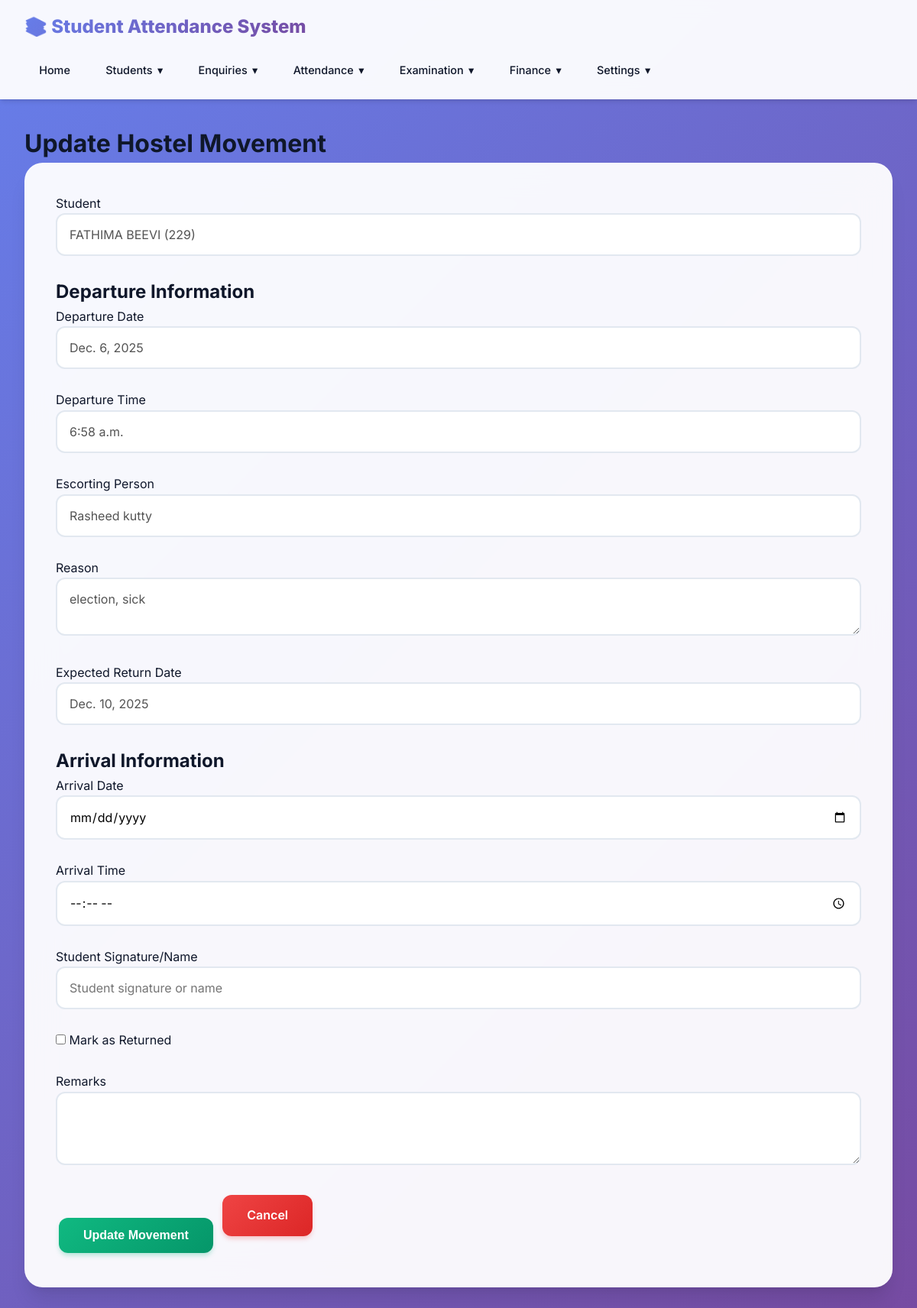
The app's page /hostel-movements/2/update/ with its own data.
### students/models.py (models this page shows, shortened)
class HostelMovement(models.Model):
    student = models.ForeignKey(Student, on_delete=models.CASCADE, related_name='hostel_movements',
                                limit_choices_to={'student_type': 'hostel'})
    departure_date = models.DateField()
    departure_time = models.TimeField()
    escorting_person = models.CharField(max_length=200)
    reason = models.TextField()
    expected_return_date = models.DateField(null=True, blank=True)
    arrival_date = models.DateField(null=True, blank=True)
    arrival_time = models.TimeField(null=True, blank=True)
    sign = models.CharField(max_length=200, blank=True)  # Student signature or name
    is_returned = models.BooleanField(default=False)
    remarks = models.TextField(blank=True)
    created_at = models.DateTimeField(auto_now_add=True)
    updated_at = models.DateTimeField(auto_now=True)
    class Meta:
        ordering = ['-departure_date', '-departure_time']
        indexes = [
            models.Index(fields=['student', 'departure_date']),
            models.Index(fields=['is_returned']),
        ]

class Student(models.Model):
    STUDENT_TYPE_CHOICES = [
        ('hostel', 'Hostel'),
        ('day_scholar', 'Day Scholar'),
    ]
    student_id = models.CharField(max_length=50, unique=True)
    first_name = models.CharField(max_length=100)
    last_name = models.CharField(max_length=100)
    student_type = models.CharField(max_length=20, choices=STUDENT_TYPE_CHOICES, default='day_scholar')
    email = models.EmailField(blank=True)
    phone = models.CharField(max_length=20, blank=True)
    address = models.TextField(blank=True)
    created_at = models.DateTimeField(auto_now_add=True)
    updated_at = models.DateTimeField(auto_now=True)
    is_active = models.BooleanField(default=True)
    class Meta:
        ordering = ['last_name', 'first_name']
    @property
    def full_name(self):
        return f"{self.first_name} {self.last_name}"

### students/views.py (the view, shortened to what this page needs)
# urls.py: path('hostel-movements/<int:pk>/update/', views.hostel_movement_update, name='hostel_movement_update'),
def hostel_movement_update(request, pk):
    movement = get_object_or_404(HostelMovement, pk=pk)
    context = {'movement': movement}
    return render(request, 'students/hostel_movement_update.html', context)

### students/templates/students/hostel_movement_update.html (shortened to what this page needs)
{% extends 'students/base.html' %}
{% block content %}
<h1>Update Hostel Movement</h1>
<div class="card">
    <form method="post">
        <div class="form-group">
            <label>Student</label>
            <input type="text" value="{{ movement.student.full_name }} ({{ movement.student.student_id }})" disabled>
        </div>
        <h2>Departure Information</h2>
        <div class="form-row">
            <div class="form-group">
                <label>Departure Date</label>
                <input type="text" value="{{ movement.departure_date }}" disabled>
            </div>
            <div class="form-group">
                <label>Departure Time</label>
                <input type="text" value="{{ movement.departure_time }}" disabled>
            </div>
        </div>
        <div class="form-group">
            <label>Escorting Person</label>
            <input type="text" value="{{ movement.escorting_person }}" disabled>
        </div>
        <div class="form-group">
            <label>Reason</label>
            <textarea disabled>{{ movement.reason }}</textarea>
        </div>
        <div class="form-group">
            <label>Expected Return Date</label>
            <input type="text" value="{{ movement.expected_return_date|default:'-' }}" disabled>
        </div>
        <h2>Arrival Information</h2>
        <div class="form-row">
            <div class="form-group">
                <label>Arrival Date</label>
                <input type="date" name="arrival_date" value="{{ movement.arrival_date|date:'Y-m-d'|default:'' }}">
            </div>
            <div class="form-group">
                <label>Arrival Time</label>
                <input type="time" name="arrival_time" value="{{ movement.arrival_time|time:'H:i'|default:'' }}">
            </div>
        </div>
        <div class="form-group">
            <label>Student Signature/Name</label>
            <input type="text" name="sign" value="{{ movement.sign }}" placeholder="Student signature or name">
        </div>
        <div class="form-group">
            <label>
                <input type="checkbox" name="is_returned" {% if movement.is_returned %}checked{% endif %}>
                Mark as Returned
            </label>
        </div>
        <div class="form-group">
            <label>Remarks</label>
            <textarea name="remarks" rows="3">{{ movement.remarks }}</textarea>
        </div>
        <button type="submit" class="btn btn-success">Update Movement</button>
        <a href="{% url 'students:hostel_movement_list' %}" class="btn btn-danger">Cancel</a>
    </form>
</div>
{% endblock %}

### students/templates/students/base.html (style rules this page uses)
* { margin: 0; padding: 0; box-sizing: border-box; }
:root { --primary: #6366f1; --primary-dark: #4f46e5; --primary-light: #818cf8; --secondary: #ec4899; --accent: #8b5cf6; --success: #10b981; --danger: #ef4444; --warning: #f59e0b; --dark: #0f172a; --dark-secondary: #1e293b; --light: #f8fafc; --gray: #64748b; --border: #e2e8f0; --shadow: rgba(0, 0, 0, 0.1); --gradient-1: linear-gradient(135deg, #667eea 0%, #764ba2 100%); --gradient-2: linear-gradient(135deg, #f093fb 0%, #f5576c 100%); --gradient-3: linear-gradient(135deg, #4facfe 0%, #00f2fe 100%); --gradient-4: linear-gradient(135deg, #43e97b 0%, #38f9d7 100%); }
body { font-family: 'Inter', -apple-system, BlinkMacSystemFont, 'Segoe UI', Roboto, sans-serif; background: linear-gradient(135deg, #667eea 0%, #764ba2 100%); color: var(--dark); min-height: 100vh; line-height: 1.6; }
.card { background: rgba(255, 255, 255, 0.95); backdrop-filter: blur(20px); border-radius: 24px; padding: 2.5rem; margin-bottom: 2rem; box-shadow: 0 20px 25px -5px rgba(0, 0, 0, 0.1), 0 10px 10px -5px rgba(0, 0, 0, 0.04); border: 1px solid rgba(255, 255, 255, 0.3); transition: all 0.3s cubic-bezier(0.4, 0, 0.2, 1); }
.btn { display: inline-block; padding: 0.875rem 2rem; background: var(--gradient-1); color: white; text-decoration: none; border-radius: 12px; border: none; cursor: pointer; transition: all 0.3s cubic-bezier(0.4, 0, 0.2, 1); font-size: 1rem; font-weight: 600; margin: 0.25rem; position: relative; overflow: hidden; box-shadow: 0 4px 6px -1px rgba(102, 126, 234, 0.3); }
.btn::before { content: ''; position: absolute; top: 50%; left: 50%; width: 0; height: 0; border-radius: 50%; background: rgba(255, 255, 255, 0.2); transform: translate(-50%, -50%); transition: width 0.6s, height 0.6s; }
.btn-success { background: linear-gradient(135deg, #10b981 0%, #059669 100%); box-shadow: 0 4px 6px -1px rgba(16, 185, 129, 0.3); }
.btn-danger { background: linear-gradient(135deg, #ef4444 0%, #dc2626 100%); box-shadow: 0 4px 6px -1px rgba(239, 68, 68, 0.3); }
.form-group { margin-bottom: 1.75rem; }
input[type="text"], input[type="date"], input[type="time"], input[type="email"], input[type="number"], input[type="file"], select, textarea { width: 100%; padding: 1rem; border: 2px solid var(--border); border-radius: 12px; font-size: 1rem; transition: all 0.3s ease; background: white; font-family: inherit; }

### records on screen
HostelMovement: student.full_name "FATHIMA BEEVI (229)", departure_date "Dec. 6, 2025", departure_time "6:58 a.m.", escorting_person "Rasheed kutty", reason "election, sick", expected_return_date "Dec. 10, 2025"
